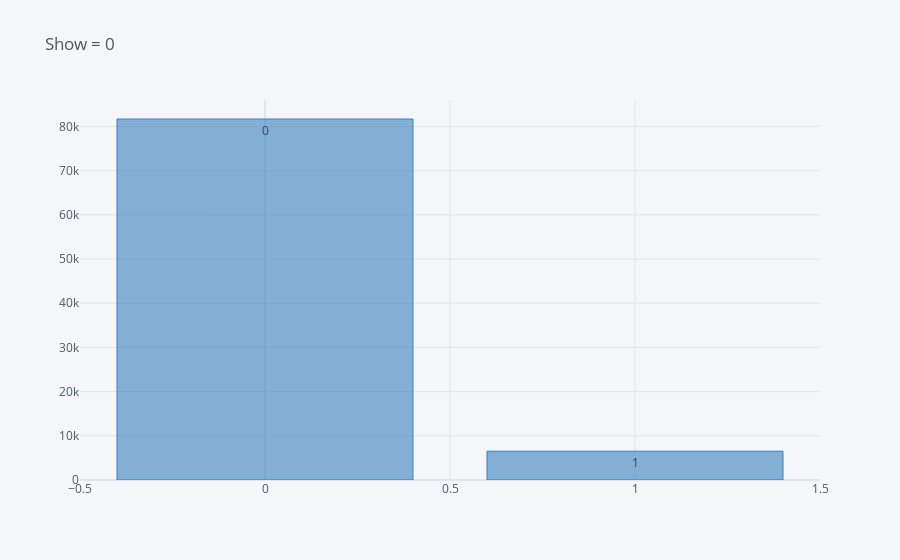

Notebook code cell kept with this figure:
### Code cell
Y.Diabetes.value_counts().iplot(kind='bar',text=['0', '1'], title='Show = 0',color=['blue'])

### Figure 1 — Plotly figure (JSON) as saved in the notebook; plotly's stock layout.template omitted (floating-point values rounded to 4 significant figures)
{"data": [{"marker": {"color": "rgba(55, 128, 191, 0.6)", "line": {"color": "rgba(55, 128, 191, 1.0)", "width": 1}}, "name": "Diabetes", "orientation": "v", "text": ["0", "1"], "type": "bar", "x": [0, 1], "y": [81694, 6513]}], "layout": {"legend": {"bgcolor": "#F5F6F9", "font": {"color": "#4D5663"}}, "paper_bgcolor": "#F5F6F9", "plot_bgcolor": "#F5F6F9", "title": {"font": {"color": "#4D5663"}, "text": "Show = 0"}, "xaxis": {"gridcolor": "#E1E5ED", "showgrid": true, "tickfont": {"color": "#4D5663"}, "title": {"font": {"color": "#4D5663"}, "text": ""}, "zerolinecolor": "#E1E5ED"}, "yaxis": {"gridcolor": "#E1E5ED", "showgrid": true, "tickfont": {"color": "#4D5663"}, "title": {"font": {"color": "#4D5663"}, "text": ""}, "zerolinecolor": "#E1E5ED"}}}
